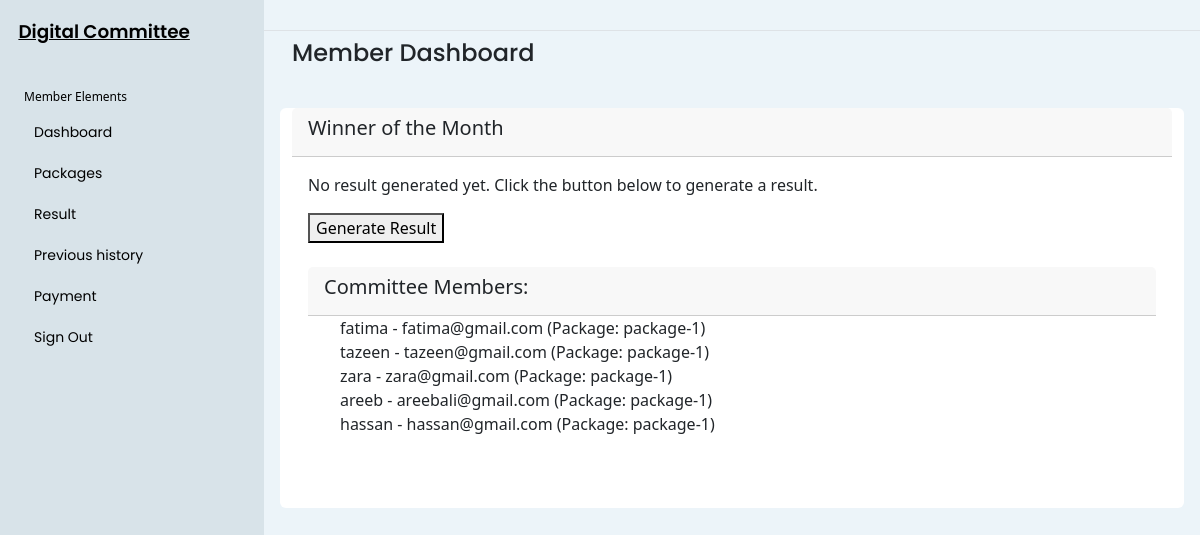
Screenshot of /generate_result/ (signed in) with the database file from the repository.
### fair_collection/models.py (models this page shows)
class UserProfile(models.Model):
    user = models.OneToOneField(User, on_delete=models.CASCADE)
    package = models.CharField(max_length=20)

### fair_collection/views.py (the view, shortened to what this page needs)
# urls.py: path('generate_result/', views.generate_result, name='generate_result'),
def generate_result(request):
    sleep(3)
    try:
        user_profile = UserProfile.objects.get(user=request.user)
        user_package = user_profile.package
        users_with_same_package = UserProfile.objects.filter(package=user_package)
        return render(request, 'fair_collection/generate_result.html', {'users_with_same_package': users_with_same_package})
    except UserProfile.DoesNotExist:
        return render(request, 'fair_collection/generate_result.html', {'error_message': 'UserProfile does not exist for the current user.'})

### fair_collection/templates/fair_collection/generate_result.html (shortened to what this page needs)
{% include "fair_collection/base.html" %}
{% block content %}
<main class="content px-3 py-2">
  <div class="container-fluid">
    <div class="mb-3">
      <h4>Member Dashboard</h4>
    </div>
    <div class="row">
      <div class="col-12 col-md-6 d-flex">
      </div>
       <div class="card border-0">
        <div class="card-header">
          <h5 class="card-title">
          Winner of the Month
          </h5>
        </div>
        <div class="card-body">
          <table class="table">
                 {% if random_user %}
                   <p>Username: {{ random_user.user.username }}</p>
                   <p>Email: {{ random_user.user.email }}</p>
                 {% else %}
                   <p>No result generated yet. Click the button below to generate a result.</p>
                 {% endif %}
                 <form method="post" action="{% url 'generate_result' %}">
                   <button  type="submit" id="resultButton" onclick="generateResult()">Generate Result</button>
                 </form>
                 <div class="card border-0">
                  <div class="card-header">
                    <h5 class="card-title">
                    Committee Members:
                    </h5>
                  </div>
                  <ul>
                  {% for user_profile in users_with_same_package %}
                    <li>{{ user_profile.user.username }} - {{ user_profile.user.email }} (Package: {{ user_profile.package }})</li>
                  {% endfor %}
                </ul>
          </table>
        </div>
      </div>
    </div>
</main>
{% endblock%}

### fair_collection/templates/fair_collection/base.html (style rules this page uses)
body { font-family: 'Poppins', sans-serif; font-size: 0.875rem; opacity: 1; overflow-y: scroll; margin: 0; }
li { list-style: none; }
h4 { font-family: 'Poppins', sans-serif; font-size: 1.275rem; color: var(--bs-emphasis-color); }
.content { flex: 1; max-width: 100vw; width: 100vw; }
@media (min-width:768px) { .content { max-width: auto; width: auto; } }
.card { background-color: rgb(216, 227, 233); box-shadow:rgba(29, 119, 149, 0.05); margin-bottom: 24px; }

### rows the page displays
UserProfile: user.username "fatima", user.email "fatima@gmail.com", package "package-1"
UserProfile: user.username "tazeen", user.email "tazeen@gmail.com", package "package-1"
UserProfile: user.username "zara", user.email "zara@gmail.com", package "package-1"
UserProfile: user.username "areeb", user.email "areebali@gmail.com", package "package-1"
UserProfile: user.username "hassan", user.email "hassan@gmail.com", package "package-1"
